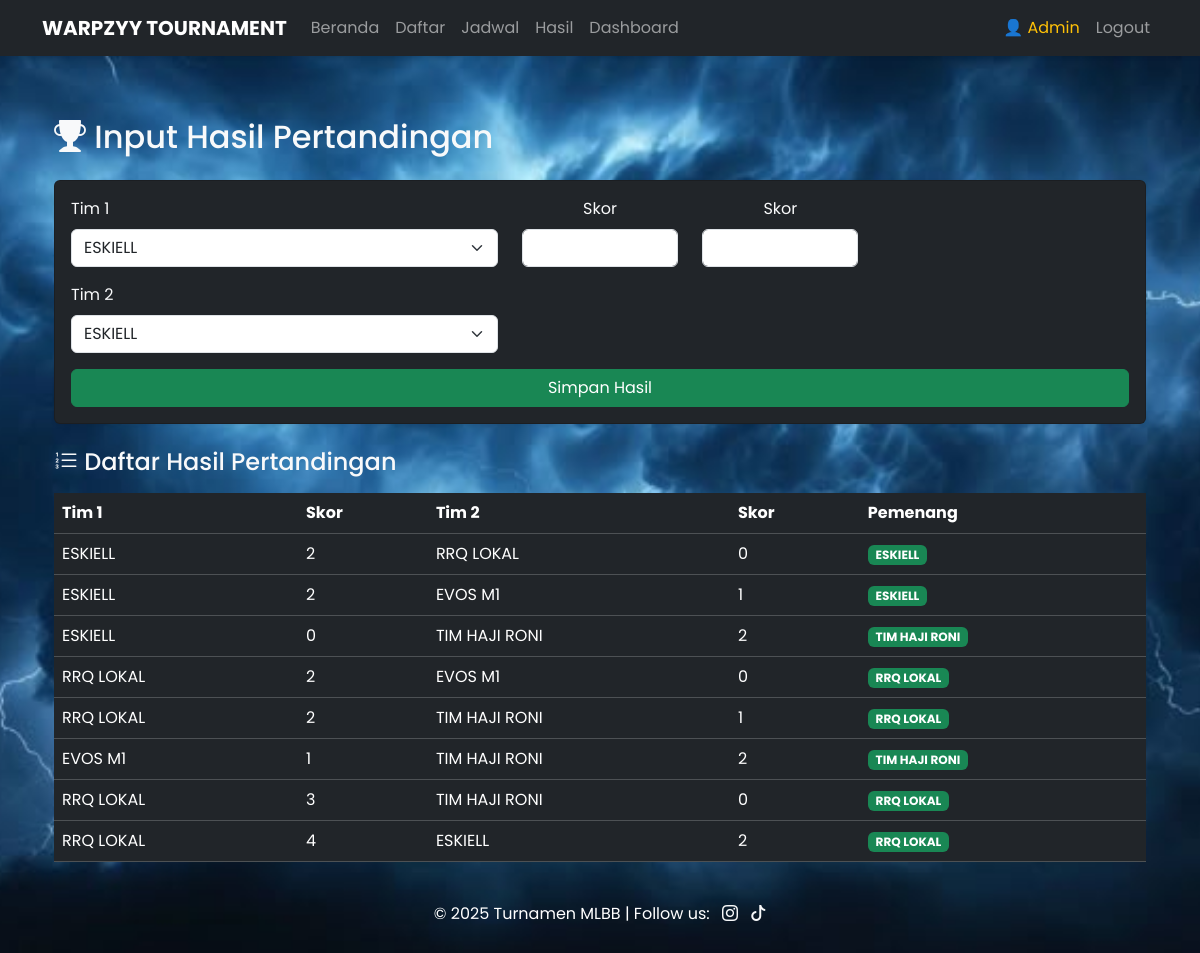
/hasil (signed in), run on the app's committed database.
### tables this page shows
CREATE TABLE hasil (
            id INTEGER PRIMARY KEY AUTOINCREMENT,
            tim1 TEXT NOT NULL,
            tim2 TEXT NOT NULL,
            skor1 INTEGER NOT NULL,
            skor2 INTEGER NOT NULL
        );

### app.py (the view, shortened to what this page needs)
@app.route('/hasil', methods=['GET', 'POST'])
def hasil():
    if not session.get('admin'):
        flash("Silakan login terlebih dahulu.", "warning")
        return redirect(url_for('login'))
    conn = get_db_connection()
    tim_list = conn.execute('SELECT nama_tim FROM tim').fetchall()
    if not tim_list:
        flash("Belum ada tim yang terdaftar. Silakan daftar tim dulu.", "warning")
        return redirect(url_for('daftar'))
    hasil_list = conn.execute('SELECT * FROM hasil').fetchall()
    conn.close()
    return render_template('hasil.html', tim_list=tim_list, hasil=hasil_list)

### app.py (called while the page is built)
def get_db_connection():
    conn = sqlite3.connect('database.db')
    conn.row_factory = sqlite3.Row
    return conn

### templates/hasil.html (shortened to what this page needs)
{% extends 'base.html' %}
{% block content %}
<div class="container mt-5 text-light">
    <h2 class="mb-4"><i class="bi bi-trophy-fill"></i> Input Hasil Pertandingan</h2>
    <div class="card bg-dark text-light shadow-sm mb-4">
        <div class="card-body">
            <form method="POST">
                <div class="row">
                    <div class="col-md-5 mb-3">
                        <label for="tim1" class="form-label">Tim 1</label>
                        <select name="tim1" class="form-select" required>
                            {% for tim in tim_list %}
                            <option value="{{ tim.nama_tim }}">{{ tim.nama_tim }}</option>
                            {% endfor %}
                        </select>
                    </div>
                    <div class="col-md-2 mb-3 text-center">
                        <label class="form-label">Skor</label>
                        <input type="number" name="skor1" class="form-control" required>
                    </div>
                    <div class="col-md-2 mb-3 text-center">
                        <label class="form-label">Skor</label>
                        <input type="number" name="skor2" class="form-control" required>
                    </div>
                    <div class="col-md-5 mb-3">
                        <label for="tim2" class="form-label">Tim 2</label>
                        <select name="tim2" class="form-select" required>
                            {% for tim in tim_list %}
                            <option value="{{ tim.nama_tim }}">{{ tim.nama_tim }}</option>
                            {% endfor %}
                        </select>
                    </div>
                </div>
                <button type="submit" class="btn btn-success w-100">Simpan Hasil</button>
            </form>
        </div>
    </div>
    <h4 class="mb-3"><i class="bi bi-list-ol"></i> Daftar Hasil Pertandingan</h4>
    <div class="table-responsive">
        <table class="table table-dark table-hover">
            <thead>
                <tr>
                    <th>Tim 1</th>
                    <th>Skor</th>
                    <th>Tim 2</th>
                    <th>Skor</th>
                    <th>Pemenang</th>
                </tr>
            </thead>
            <tbody>
                {% for h in hasil %}
                <tr>
                    <td>{{ h.tim1 }}</td>
                    <td>{{ h.skor1 }}</td>
                    <td>{{ h.tim2 }}</td>
                    <td>{{ h.skor2 }}</td>
                    <td>
                        {% if h.skor1 > h.skor2 %}
                            <span class="badge bg-success">{{ h.tim1 }}</span>
                        {% elif h.skor2 > h.skor1 %}
                            <span class="badge bg-success">{{ h.tim2 }}</span>
                        {% else %}
                            <span class="badge bg-secondary">Seri</span>
                        {% endif %}
                    </td>
                </tr>
                {% else %}
                <tr>
                    <td colspan="5">Belum ada hasil pertandingan.</td>
                </tr>
                {% endfor %}
            </tbody>
        </table>
    </div>
</div>
{% endblock %}

### templates/base.html (shortened to what this page needs)
<!DOCTYPE html>
<html lang="id">
<head>
    <link href="https://cdn.jsdelivr.net/npm/bootstrap@5.3.0/dist/css/bootstrap.min.css" rel="stylesheet">
    <link rel="stylesheet" href="{{ url_for('static', filename='style.css') }}">
    <link href="https://cdn.jsdelivr.net/npm/bootstrap-icons@1.10.5/font/bootstrap-icons.css" rel="stylesheet">
    <link href="https://cdn.jsdelivr.net/npm/bootstrap@5.3.3/dist/css/bootstrap.min.css" rel="stylesheet">
</head>
<body>
<nav class="navbar navbar-expand-lg navbar-dark bg-dark fixed-top shadow-sm">
  <div class="container">
    <a class="navbar-brand fw-bold" href="{{ url_for('index') }}">WARPZYY TOURNAMENT</a>
    <div class="collapse navbar-collapse" id="navbarNav">
      <ul class="navbar-nav me-auto">
        <li class="nav-item"><a class="nav-link" href="{{ url_for('index') }}">Beranda</a></li>
        <li class="nav-item"><a class="nav-link" href="{{ url_for('daftar') }}">Daftar</a></li>
        <li class="nav-item"><a class="nav-link" href="{{ url_for('jadwal') }}">Jadwal</a></li>
        <li class="nav-item"><a class="nav-link" href="{{ url_for('hasil') }}">Hasil</a></li>
        {% if session.admin %}
        <li class="nav-item"><a class="nav-link" href="{{ url_for('dashboard') }}">Dashboard</a></li>
        {% endif %}
      </ul>
      <ul class="navbar-nav ms-auto">
        {% if session.admin %}
        <li class="nav-item">
          <a class="nav-link text-warning" href="#">👤 Admin</a>
        </li>
        <li class="nav-item">
          <a class="nav-link" href="{{ url_for('logout') }}">Logout</a>
        </li>
        {% else %}
        <li class="nav-item">
          <a class="nav-link" href="{{ url_for('login') }}">Login</a>
        </li>
        {% endif %}
      </ul>
    </div>
  </div>
</nav>
<div class="container">
  {% block content %}{% endblock %}
</div>
<div class="text-center py-4 text-white">
  © 2025 Turnamen MLBB | Follow us:
  <a href="https://instagram.com/" target="_blank" class="text-light ms-2"><i class="bi bi-instagram"></i></a>
  <a href="https://tiktok.com/" target="_blank" class="text-light ms-2"><i class="bi bi-tiktok"></i></a>
</div>
</body>
</html>

### static/style.css (style rules this page uses)
body { font-family: 'Poppins', sans-serif; background-color: #101820; color: #ffffff; }
body { min-height: 100vh; padding-bottom: 100px; background-color: #f8f9fa; }
body { background: url('/static/bg_awan.jpg') no-repeat center center fixed; background-size: cover; }
h1, h2, h3, .navbar-brand { font-weight: 700; }
.navbar { background-color: #1F1F1F; }
.table th { background-color: #222; color: #fff; }
.card { transition: transform 0.3s ease, box-shadow 0.3s ease; }

### templates/base.html (style rules this page uses)
body { padding-top: 70px; background-color: #f8f9fa; }
body { padding-top: 70px; background-color: #0f0f0f; font-family: 'Poppins', sans-serif; }

### data on the page
hasil: tim1 "ESKIELL", skor1 "2", tim2 "RRQ LOKAL", skor2 "0"
hasil: tim1 "ESKIELL", skor1 "2", tim2 "EVOS M1", skor2 "1"
hasil: tim1 "ESKIELL", skor1 "0", tim2 "TIM HAJI RONI", skor2 "2"
hasil: tim1 "RRQ LOKAL", skor1 "2", tim2 "EVOS M1", skor2 "0"
hasil: tim1 "RRQ LOKAL", skor1 "2", tim2 "TIM HAJI RONI", skor2 "1"
hasil: tim1 "EVOS M1", skor1 "1", tim2 "TIM HAJI RONI", skor2 "2"
hasil: tim1 "RRQ LOKAL", skor1 "3", tim2 "TIM HAJI RONI", skor2 "0"
hasil: tim1 "RRQ LOKAL", skor1 "4", tim2 "ESKIELL", skor2 "2"

### other printed values
form field tim1 "ESKIELL"
form field tim2 "ESKIELL"
